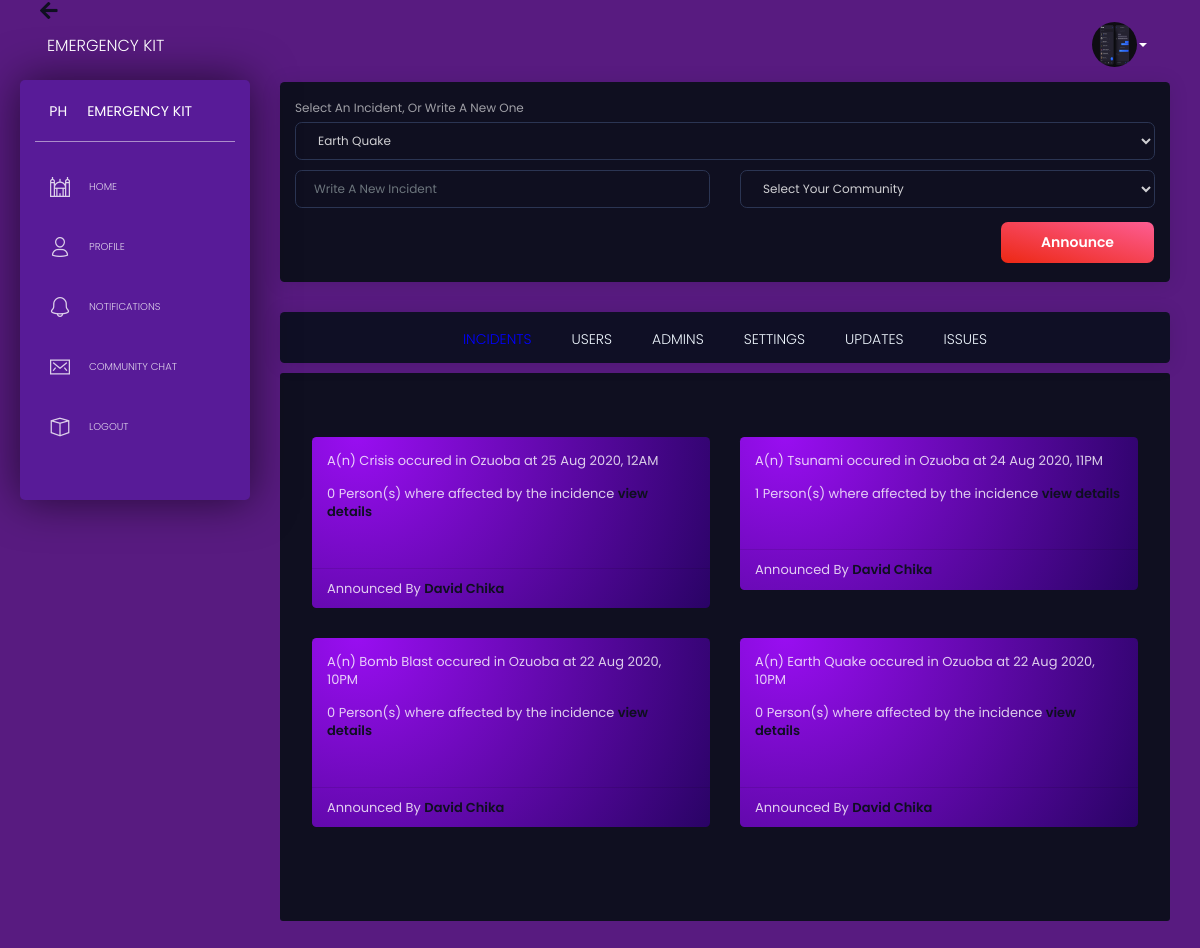
The app's page / (signed in) with its own data.
### app/models.py (models this page shows, shortened)
class User(UserMixin, db.Model):
	id = db.Column(db.Integer, primary_key=True, unique=True)
	name = db.Column(db.String(), nullable=False)
	number = db.Column(db.Integer(), nullable=False)
	gender = db.Column(db.String(), nullable=False)
	password = db.Column(db.String(), nullable=False)
	profile_image = db.Column(db.String(), nullable=False, default="default.jpg")
	user_type = db.Column(db.String(), nullable=False, default="citizen")
	location = db.Column(db.String(), nullable=True)
	date_joined = db.Column(db.DateTime(), nullable=False, default=datetime.utcnow)
	account_pend = db.Column(db.Boolean(), nullable=True)
	date_pended = db.Column(db.DateTime(), nullable=True)
	incidence = db.relationship("Incidence", backref="author", lazy=True)
	safe = db.relationship("Safe", backref="marker", lazy=True)
	comment = db.relationship("Comment", backref="comm_ent", lazy=True)
	message_sent = db.relationship("Message", backref="author", lazy=True)
	liked = db.relationship('Like', foreign_keys=[Like.liker_id],\
		backref=db.backref('liker', lazy='joined'), lazy='dynamic',\
		cascade='all, delete-orphan')
	notify_carrier = db.relationship('Notifications',\
		foreign_keys='Notifications.carrier_id',\
		backref='n_carrier', lazy='dynamic')
	notify_reciever = db.relationship('Notifications',\
		foreign_keys='Notifications.reciever_id',\
		backref='n_reciever', lazy='dynamic')

class Incidence(db.Model):
	id = db.Column(db.Integer, primary_key=True, unique=True)
	name = db.Column(db.String(), nullable=False)
	location = db.Column(db.String(), nullable=False)
	date_added = db.Column(db.DateTime(), nullable=False, default=datetime.utcnow)
	user_id = db.Column(db.Integer, db.ForeignKey('user.id'), nullable=False)
	safes = db.relationship("Safe", backref="marked_incidence", lazy=True)
	comments = db.relationship("Comment", backref="commenter", lazy=True)
	likers = db.relationship('Like', foreign_keys=[Like.liked_id],\
		backref=db.backref('liked', lazy='joined'), lazy='dynamic',\
		cascade='all, delete-orphan')

### app/routes/user.py (the view)
@app.route('/')
def home():
	if current_user.is_authenticated:
		if current_user.account_pend == True:
			logout_user()
			flash("This account has been suspended for 15 days By an Admin, for \
				Reasons best known to him, Please comply.")
			return redirect(url_for('login'))
		citizens = User.query.filter_by(user_type="citizen").order_by(User.date_joined.desc())\
			.all()
		admins = User.query.filter_by(user_type="it_admin").order_by(User.date_joined.desc())\
			.all()
		incidence = Incidence.query.order_by(Incidence.date_added.desc()).all()
		return render_template('user/home.html', incidence=incidence, citizens=citizens,\
			admins=admins)
	else:
		return redirect(url_for('login'))

### app/models.py (called while the page is built)
@login_manager.user_loader
def load_user(id):
	return User.query.get(int(id))

### app/templates/user/home.html (shortened to what this page needs)
{% extends 'base.html' %}
{% block body_content %}
  {% if current_user.user_type == "it_admin" %}
        {% include 'user/it_admins.html' %}
  {% endif%}
{% endblock %}

### app/templates/base.html (shortened to what this page needs)
<!DOCTYPE html>
<html lang="en">
<head>
  <link href="https://use.fontawesome.com/releases/v5.0.6/css/all.css" rel="stylesheet">
  <link href="/static/assets/css/nucleo-icons.css" rel="stylesheet" />
  <link href="/static/assets/css/black-dashboard.css?v=1.0.0" rel="stylesheet" />
  <link rel="stylesheet" type="text/css" href="/static/css/style.css">
</head>
{% block body %}
<body class="" id="body">
  <div class="wrapper">
    <div class="sidebar position-fixed" style="background: #581b98; height: 420px !important;" id="sidebar_body">
      <div class="sidebar-wrapper">
        <div class="logo">
          <a href="javascript:void(0)" class="simple-text logo-mini">
            PH
          </a>
          <a href="javascript:void(0)" class="simple-text logo-normal">
            Emergency Kit
          </a>
        </div>
        <ul class="nav">
          <li>
            <a href="{{url_for('home')}}" class="">
              <i class="tim-icons icon-istanbul"></i>
              <p>Home</p>
            </a>
          </li>
          <li>
            <a href="{{url_for('profile')}}" class="">
              <i class="tim-icons icon-single-02"></i>
              <p>Profile</p>
            </a>
          </li>
          <li>
            <a href="{{url_for('alerts')}}" class="">
              <i class="tim-icons icon-bell-55"></i>
              <p>Notifications</p>
            </a>
          </li>
          <li>
            <a href="{{url_for('single_message')}}" class="">
              <i class="tim-icons icon-email-85"></i>
              <p>Community Chat</p>
            </a>
          </li>
          <li>
            <a href="{{url_for('logout')}}" class="">
              <i class="tim-icons icon-app"></i>
              <p>Logout</p>
            </a>
          </li>
        </ul>
      </div>
    </div>
    <div class="main-panel">
      <br>
      <div id="back_button">
        <i class="fa fa-arrow-left" id="back_arrow"></i>
      </div>
      <nav class="navbar navbar-expand-lg navbar-absolute navbar-transparent" id="navbar">
        <div class="container-fluid">
          <div class="navbar-wrapper">
            <a class="navbar-brand" href="javascript:void(0)">Emergency Kit</a>
          </div>
          <div class="collapse navbar-collapse" id="navigation">
            <ul class="navbar-nav ml-auto">
              <li class="dropdown nav-item">
                <a href="#" class="dropdown-toggle nav-link" data-toggle="dropdown">
                  <img src="/static/img/{{current_user.profile_image}}" class="current_user_img">
                  <b class="caret d-none d-lg-block d-xl-block"></b>
                </a>
              </li>
            </ul>
          </div>
        </div>
      </nav>
      {% block body_content %}
      {% endblock %}
    </div>
  </div>
</body>
{% endblock %}
</html>

### app/templates/user/it_admins.html (shortened to what this page needs)
<div class="content" id="content_body">
	<div class="row">
		<div class="col-lg-12">
            <div class="card" style="background: #0f0f20;">
              <div class="card-body">
                <form method="POST" id="incident_form">
                  <label>Select An Incident, Or Write A New One</label>
                  <div class="form-group">
                    <select id="incident" name="incident" class="form-control">
                      <option value="earth_quake" class="g_option">Earth Quake</option>
                    </select>
                  </div>
                  <div class="row">
                    <div class="col-md-6">
                      <div class="form-group">
                        <input type="" name="" class="form-control" placeholder="Write A New Incident" id="incident2">
                      </div>
                    </div>
                    <div class="col-md-6">
                      <div class="form-group">
                        <select id="location" name="location" class="form-control">
                          <option value="null" disabled selected="selected">Select Your Community</option>
                        </select>
                      </div>
                    </div>
                  </div>
                  <button class="btn btn-danger float-right" type="submit">Announce</button>
                </form>
              </div>
            </div>
		</div>
	</div>
	<div class="row">
		<div class="col-12">
			<div class="card dashboard_card">
				<div class="card-body">
					<div class="d-flex justify-content-center internal_card">
						<a href="javascript:void(0)" class="admin_dashboard" id="toggle_incidents">Incidents</a>
						<a href="javascript:void(0)" class="admin_dashboard" id="toggle_users">Users</a>
						<a href="javascript:void(0)" class="admin_dashboard" id="toggle_admins">Admins</a>
						<a href="javascript:void(0)" class="admin_dashboard" id="toggle_settings">Settings</a>
						<a href="javascript:void(0)" class="admin_dashboard" id="toggle_updates">Updates</a>
						<a href="javascript:void(0)" class="admin_dashboard" id="toggle_issues">Issues</a>
					</div>
				</div>
			</div>
			<div class="jumbotron main_dashboard">
				<div class="incidents">
					<div class="row">
						{% for incidents in incidence %}
							<div class="col-md-6">
								<div class="card incidents_card">
									<div class="card-body">
										<h5>A(n) {{incidents.name}} occured in Ozuoba at {{incidents.date_added.strftime('%d %b %Y, %I%p')}} </h5>
										<h5> {{incidents.likers.count()}} Person(s) where affected by the incidence   <a href="{{url_for('single_post', id=incidents.id)}}" class="links"> view details </a></h5>
									</div>
									<hr>
									<div class="card-footer it_card_footer">
										<h5>Announced By <strong><a href="{{url_for('others_profile', id=incidents.author.id)}}" class="links">{{incidents.author.name}}</a></strong></h5>
									</div>
								</div>
							</div>
						{% endfor %}
					</div>
				</div>
			</div>
		</div>
	</div>
</div>

### app/static/css/style.css (style rules this page uses)
.sidebar { height: 640px !important; }

### app/templates/user/it_admins.html (style rules this page uses)
.dashboard_card { background: #0f0f25; }
.internal_card { margin-bottom: -32px !important; margin-top: -5px !important; overflow-x: scroll; width: 100% !important; display: flex !important; }
.admin_dashboard { margin-left: 20px; margin-right: 20px; margin-bottom: 30px !important; margin-top: 7px !important; text-transform: uppercase; color: aliceblue; transition: 0.4s linear; transition-delay: 0.2s; }
.main_dashboard { border-radius: 3px; background: #0f0f20; margin-top: -20px; }
.incidents_card { background: radial-gradient(circle at 11.3% -0.8%, rgb(153, 14, 241) 0%, rgb(41, 3, 101) 100.2%); box-shadow: none !important; }
.it_card_footer { margin-top: -20px; margin-bottom: -20px; }
.links { color: #0f0f20 !important; font-weight: 510; }

### app/templates/base.html (style rules this page uses)
.current_user_img { width: 45px; height: 45px; border-radius: 50%; position: relative !important; vertical-align: middle !important; display: block !important; }
.main-panel { background: #581b80; user-select: none; -webkit-user-select: none; -moz-user-select: none; margin-top: -22px; }
.content { background: #581b80; user-select: none; -webkit-user-select: none; -moz-user-select: none; }
#back_button { cursor: pointer !important; margin-bottom: -20px; }
#back_button i { color: #0f0f20 !important; font-weight: bold; font-size: 20px; cursor: pointer !important; margin-left: 40px; }

### records on screen
User: profile_image (picture)
Incidence: name "Crisis", date_added "25 Aug 2020, 12AM", likers.count "0", author.name "David Chika"
Incidence: name "Tsunami", date_added "24 Aug 2020, 11PM", likers.count "1", author.name "David Chika"
Incidence: name "Bomb Blast", date_added "22 Aug 2020, 10PM", likers.count "0", author.name "David Chika"
Incidence: name "Earth Quake", date_added "22 Aug 2020, 10PM", likers.count "0", author.name "David Chika"
